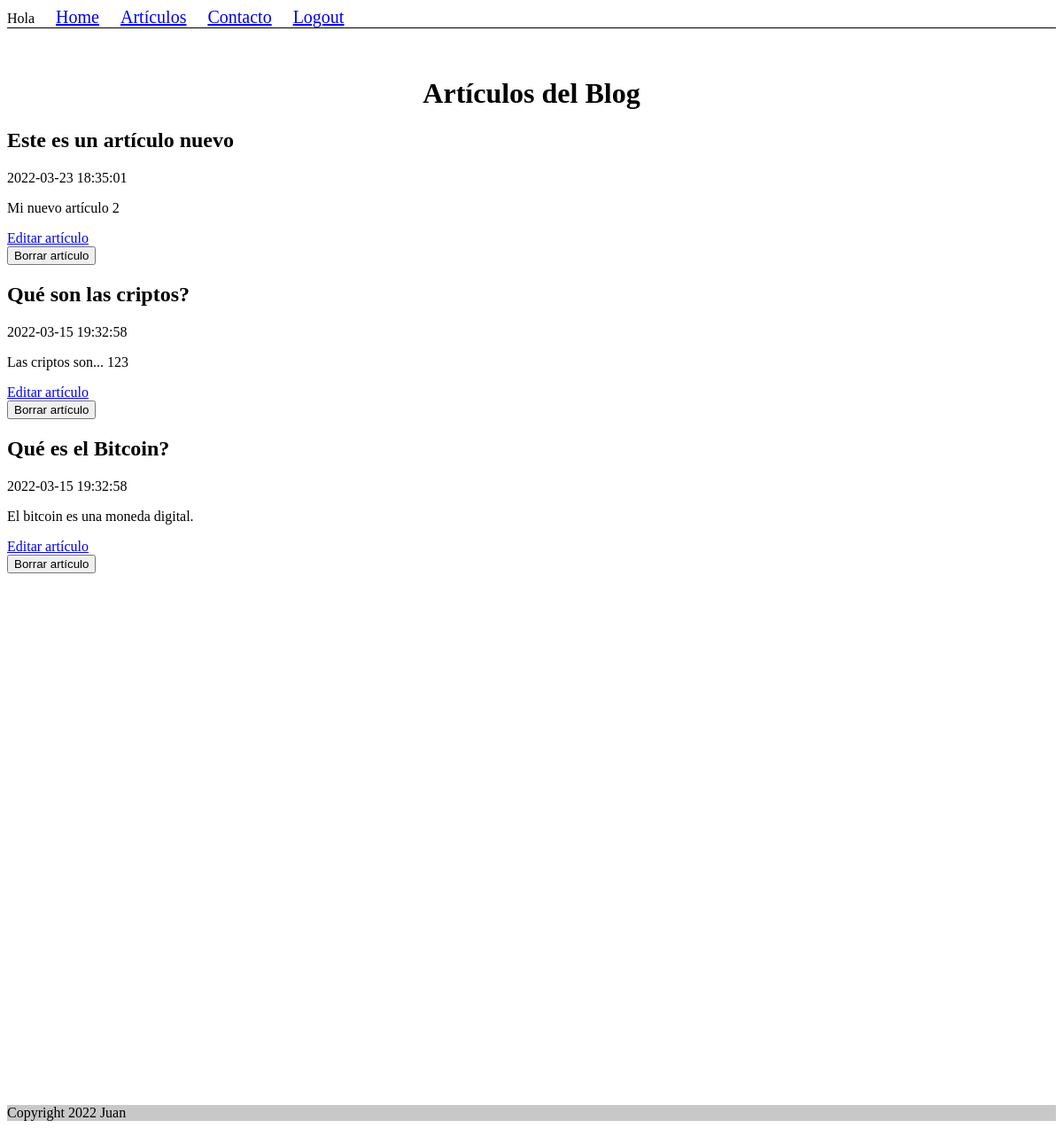
Page /articulos_admin (signed in) on the committed database.
### tables this page shows
CREATE TABLE "articulos" (
	"id"	INTEGER,
	"titulo"	TEXT NOT NULL,
	"fecha"	TIMESTAMP NOT NULL DEFAULT CURRENT_TIMESTAMP,
	"articulo"	TEXT NOT NULL,
	"tags"	TEXT,
	PRIMARY KEY("id" AUTOINCREMENT)
);

### application/route.py (the view)
@mainpages_bp.route("/articulos_admin")
@login_required
def articulos_admin():
	conn = get_db_connection()
	articulos = conn.execute('SELECT * FROM articulos ORDER BY fecha DESC').fetchall()
	close_db()
	return render_template('articulos_admin.html', articulos=articulos)

### application/__init__.py (called while the page is built)
def init_app():
    app = Flask(__name__)
    app.config.from_mapping(
        SECRET_KEY = 'dev',
        DATABASE = os.path.join(app.instance_path, 'database.db')
    )
    login_manager = LoginManager()
    login_manager.login_view = "auth_bp.login"
    login_manager.init_app(app)
    @login_manager.user_loader
    def load_user(user_id):
        conn = get_db_connection()
        curs = conn.cursor()
        curs.execute("SELECT * from login_usuario where id = (?)",[user_id])
        lu = curs.fetchone()
        close_db()
        if lu is None:
            return None
        else:
            return User(lu[0], lu[1], lu[2], lu[3])
    with app.app_context():
        from . import route
        app.register_blueprint(route.mainpages_bp)
        app.register_blueprint(route.auth_bp)
    return app

### application/bd.py (called while the page is built)
def get_db_connection():
    if 'db' not in g:
        g.db = sqlite3.connect(current_app.config['DATABASE'], detect_types=sqlite3.PARSE_DECLTYPES)
        g.db.row_factory = sqlite3.Row
    return g.db

### application/templates/articulos_admin.html
{% extends "base.html" %}
{% block content %}
<h1>Artículos del Blog</h1>
{% for articulo in articulos %}
    <h2>{{ articulo['titulo']}}</h2>
    <p>{{ articulo['fecha']}}</p>
    <p>{{ articulo['articulo']}}</p>
    <a href="{{ url_for('mainpages_bp.edit_post', id=articulo['id']) }}">Editar artículo</a>
    <form action="{{ url_for('mainpages_bp.borrar_articulo', id=articulo['id']) }}" method="POST">
    <input type="submit" value="Borrar artículo">
    </form>
{% endfor %}
{% endblock %}

### application/static/style.css (style rules this page uses)
h1 { text-align: center; margin-top: 55px; }

### rows in the picture
articulos: titulo "Este es un artículo nuevo", fecha "2022-03-23 18:35:01", articulo "Mi nuevo artículo 2"
articulos: titulo "Qué son las criptos?", fecha "2022-03-15 19:32:58", articulo "Las criptos son... 123"
articulos: titulo "Qué es el Bitcoin?", fecha "2022-03-15 19:32:58", articulo "El bitcoin es una moneda digital."
